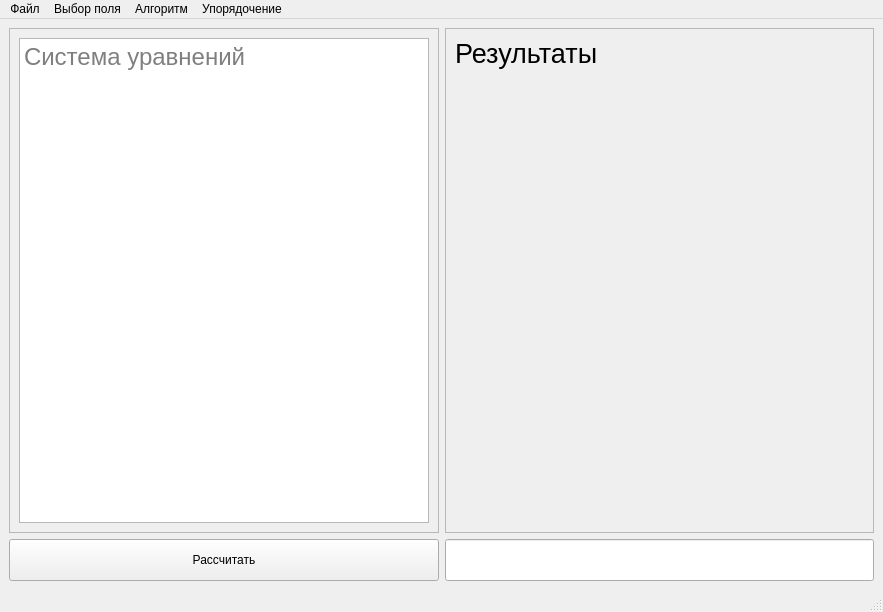
<?xml version="1.0" encoding="UTF-8"?>
<ui version="4.0">
 <class>Interface</class>
 <widget class="QMainWindow" name="Interface">
  <property name="geometry">
   <rect>
    <x>0</x>
    <y>0</y>
    <width>883</width>
    <height>612</height>
   </rect>
  </property>
  <property name="windowTitle">
   <string>Interface</string>
  </property>
  <widget class="QWidget" name="centralwidget">
   <property name="sizePolicy">
    <sizepolicy hsizetype="Expanding" vsizetype="Expanding">
     <horstretch>0</horstretch>
     <verstretch>0</verstretch>
    </sizepolicy>
   </property>
   <layout class="QVBoxLayout" name="verticalLayout">
    <item>
     <layout class="QGridLayout" name="gridLayout">
      <property name="sizeConstraint">
       <enum>QLayout::SetMinAndMaxSize</enum>
      </property>
      <item row="1" column="1">
       <widget class="QLineEdit" name="modInput">
        <property name="sizePolicy">
         <sizepolicy hsizetype="Expanding" vsizetype="Expanding">
          <horstretch>0</horstretch>
          <verstretch>1</verstretch>
         </sizepolicy>
        </property>
        <property name="text">
         <string/>
        </property>
        <property name="readOnly">
         <bool>true</bool>
        </property>
        <property name="placeholderText">
         <string/>
        </property>
       </widget>
      </item>
      <item row="0" column="0">
       <widget class="QScrollArea" name="leftScroll">
        <property name="widgetResizable">
         <bool>true</bool>
        </property>
        <widget class="QWidget" name="scrollAreaWidgetContents">
         <property name="geometry">
          <rect>
           <x>0</x>
           <y>0</y>
           <width>427</width>
           <height>500</height>
          </rect>
         </property>
         <property name="sizePolicy">
          <sizepolicy hsizetype="Expanding" vsizetype="Expanding">
           <horstretch>0</horstretch>
           <verstretch>0</verstretch>
          </sizepolicy>
         </property>
         <layout class="QGridLayout" name="gridLayout_2">
          <item row="0" column="0">
           <widget class="QTextEdit" name="systemInput">
            <property name="sizePolicy">
             <sizepolicy hsizetype="Expanding" vsizetype="Expanding">
              <horstretch>0</horstretch>
              <verstretch>12</verstretch>
             </sizepolicy>
            </property>
            <property name="font">
             <font>
              <pointsize>18</pointsize>
             </font>
            </property>
            <property name="placeholderText">
             <string>Система уравнений</string>
            </property>
           </widget>
          </item>
         </layout>
        </widget>
       </widget>
      </item>
      <item row="1" column="0">
       <widget class="QPushButton" name="calculateBtn">
        <property name="sizePolicy">
         <sizepolicy hsizetype="Minimum" vsizetype="Expanding">
          <horstretch>0</horstretch>
          <verstretch>1</verstretch>
         </sizepolicy>
        </property>
        <property name="text">
         <string>Рассчитать</string>
        </property>
       </widget>
      </item>
      <item row="0" column="1">
       <widget class="QScrollArea" name="rightScroll">
        <property name="sizePolicy">
         <sizepolicy hsizetype="Expanding" vsizetype="Expanding">
          <horstretch>0</horstretch>
          <verstretch>12</verstretch>
         </sizepolicy>
        </property>
        <property name="widgetResizable">
         <bool>true</bool>
        </property>
        <widget class="QWidget" name="scrollAreaWidgetContents_2">
         <property name="geometry">
          <rect>
           <x>0</x>
           <y>0</y>
           <width>426</width>
           <height>500</height>
          </rect>
         </property>
         <property name="sizePolicy">
          <sizepolicy hsizetype="Expanding" vsizetype="Expanding">
           <horstretch>0</horstretch>
           <verstretch>0</verstretch>
          </sizepolicy>
         </property>
         <layout class="QGridLayout" name="gridLayout_3">
          <item row="0" column="0">
           <widget class="QLabel" name="outputLabel">
            <property name="sizePolicy">
             <sizepolicy hsizetype="Expanding" vsizetype="Expanding">
              <horstretch>0</horstretch>
              <verstretch>0</verstretch>
             </sizepolicy>
            </property>
            <property name="font">
             <font>
              <pointsize>20</pointsize>
             </font>
            </property>
            <property name="mouseTracking">
             <bool>true</bool>
            </property>
            <property name="tabletTracking">
             <bool>false</bool>
            </property>
            <property name="layoutDirection">
             <enum>Qt::LeftToRight</enum>
            </property>
            <property name="autoFillBackground">
             <bool>true</bool>
            </property>
            <property name="text">
             <string>Результаты</string>
            </property>
            <property name="alignment">
             <set>Qt::AlignLeading|Qt::AlignLeft|Qt::AlignTop</set>
            </property>
            <property name="margin">
             <number>10</number>
            </property>
           </widget>
          </item>
         </layout>
        </widget>
       </widget>
      </item>
     </layout>
    </item>
   </layout>
  </widget>
  <widget class="QMenuBar" name="menubar">
   <property name="geometry">
    <rect>
     <x>0</x>
     <y>0</y>
     <width>883</width>
     <height>20</height>
    </rect>
   </property>
   <widget class="QMenu" name="menuFile">
    <property name="title">
     <string>Файл</string>
    </property>
    <addaction name="quitAction"/>
   </widget>
   <widget class="QMenu" name="menuField">
    <property name="title">
     <string>Выбор поля</string>
    </property>
    <addaction name="actionFieldR"/>
    <addaction name="actionFieldC"/>
    <addaction name="actionFieldGF"/>
    <addaction name="actionFieldZn"/>
   </widget>
   <widget class="QMenu" name="menu">
    <property name="title">
     <string>Алгоритм</string>
    </property>
    <addaction name="actionBuch"/>
    <addaction name="actionBuchB"/>
    <addaction name="actionF5"/>
    <addaction name="actionF5C"/>
   </widget>
   <widget class="QMenu" name="menu_2">
    <property name="title">
     <string>Упорядочение</string>
    </property>
    <addaction name="actionLEX"/>
    <addaction name="actionINVLEX"/>
    <addaction name="actionGRLEX"/>
    <addaction name="actionGREVLEX"/>
   </widget>
   <addaction name="menuFile"/>
   <addaction name="menuField"/>
   <addaction name="menu"/>
   <addaction name="menu_2"/>
  </widget>
  <widget class="QStatusBar" name="statusbar"/>
  <action name="quitAction">
   <property name="text">
    <string>Выйти</string>
   </property>
  </action>
  <action name="actionFieldR">
   <property name="checkable">
    <bool>true</bool>
   </property>
   <property name="checked">
    <bool>true</bool>
   </property>
   <property name="text">
    <string>Поле рациональных чисел</string>
   </property>
  </action>
  <action name="actionFieldC">
   <property name="checkable">
    <bool>true</bool>
   </property>
   <property name="text">
    <string>Поле комплексных чисел</string>
   </property>
  </action>
  <action name="actionFieldGF">
   <property name="checkable">
    <bool>true</bool>
   </property>
   <property name="text">
    <string>Поле Галуа характеристики 2</string>
   </property>
  </action>
  <action name="actionFieldZn">
   <property name="checkable">
    <bool>true</bool>
   </property>
   <property name="text">
    <string>Поле вычетов по модулю простого числа</string>
   </property>
  </action>
  <action name="actionBuch">
   <property name="checkable">
    <bool>true</bool>
   </property>
   <property name="checked">
    <bool>true</bool>
   </property>
   <property name="text">
    <string>Алг. Бухбергера</string>
   </property>
  </action>
  <action name="actionBuchB">
   <property name="checkable">
    <bool>true</bool>
   </property>
   <property name="text">
    <string>Алг. Бухбергера улучшенный</string>
   </property>
  </action>
  <action name="actionF5">
   <property name="checkable">
    <bool>true</bool>
   </property>
   <property name="text">
    <string>Алг. F5</string>
   </property>
  </action>
  <action name="actionF5C">
   <property name="checkable">
    <bool>true</bool>
   </property>
   <property name="text">
    <string>Алг. F5C</string>
   </property>
  </action>
  <action name="actionLEX">
   <property name="checkable">
    <bool>true</bool>
   </property>
   <property name="checked">
    <bool>true</bool>
   </property>
   <property name="enabled">
    <bool>true</bool>
   </property>
   <property name="text">
    <string>LEX</string>
   </property>
   <property name="visible">
    <bool>true</bool>
   </property>
  </action>
  <action name="actionINVLEX">
   <property name="checkable">
    <bool>true</bool>
   </property>
   <property name="text">
    <string>INVLEX</string>
   </property>
  </action>
  <action name="actionGRLEX">
   <property name="checkable">
    <bool>true</bool>
   </property>
   <property name="text">
    <string>GRLEX</string>
   </property>
  </action>
  <action name="actionGREVLEX">
   <property name="checkable">
    <bool>true</bool>
   </property>
   <property name="enabled">
    <bool>true</bool>
   </property>
   <property name="text">
    <string>GREVLEX</string>
   </property>
  </action>
 </widget>
 <resources/>
 <connections/>
</ui>
